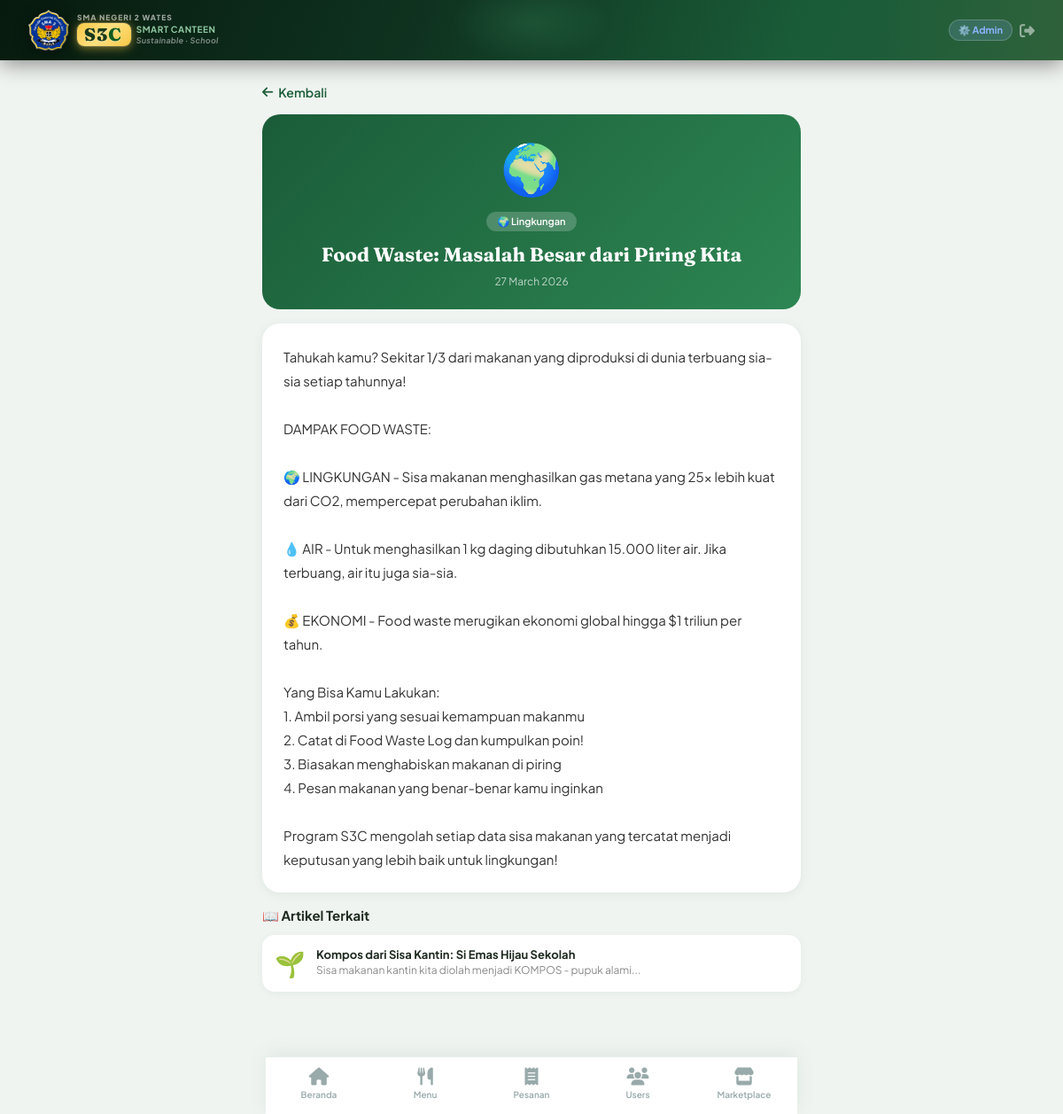
/education/2 (signed in), run on an earlier commit of the app's database.
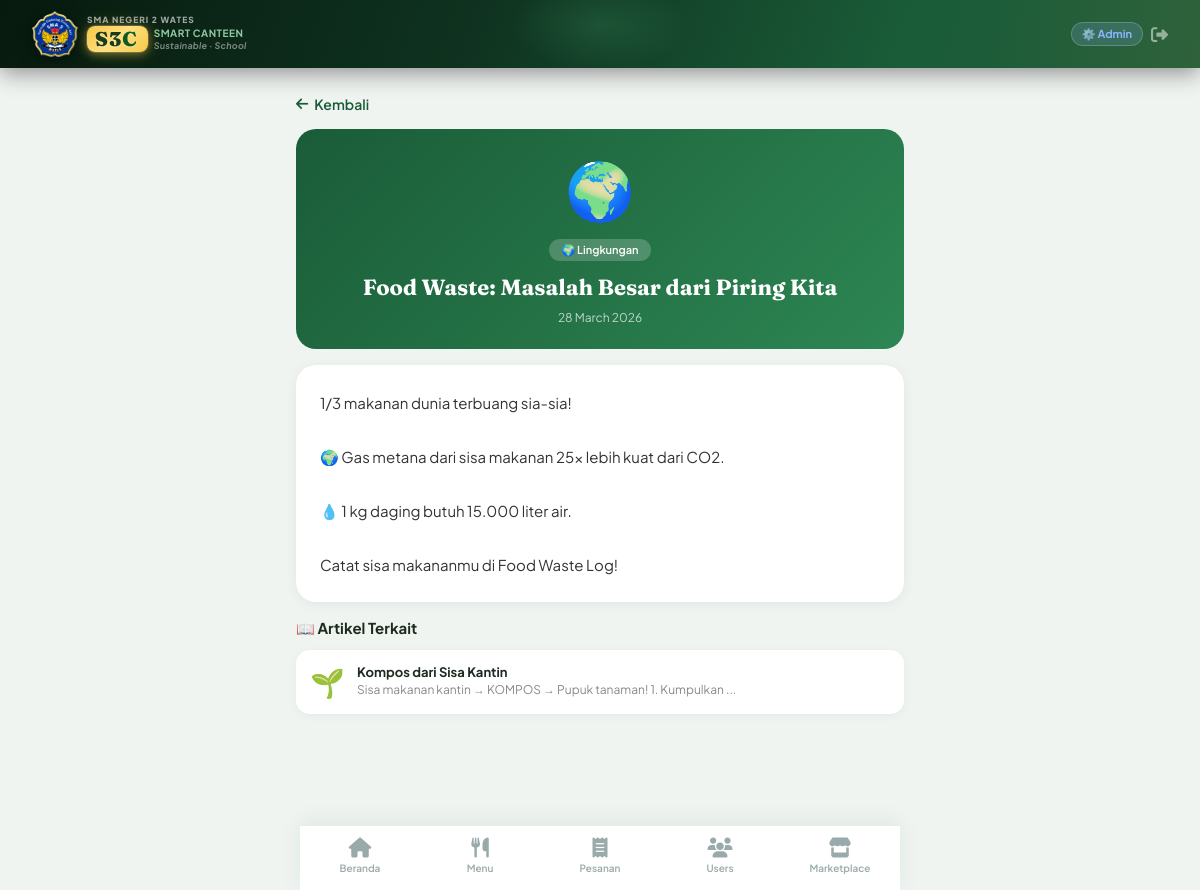
And on a later commit of the database.
### tables this page shows
CREATE TABLE education_posts (
            id INTEGER PRIMARY KEY AUTOINCREMENT,
            title TEXT NOT NULL, content TEXT NOT NULL,
            category TEXT, image_emoji TEXT DEFAULT '📚', author_id INTEGER,
            created_at TEXT DEFAULT (datetime('now'))
        );

### app.py (the view)
@app.route('/education/<int:post_id>')
def education_detail(post_id):
    if 'user_id' not in session: return redirect(url_for('login'))
    post = query_db('SELECT * FROM education_posts WHERE id=?',[post_id],one=True)
    if not post: flash('Artikel tidak ditemukan.','danger'); return redirect(url_for('education'))
    related = query_db('SELECT * FROM education_posts WHERE category=? AND id!=? LIMIT 3',[post['category'],post_id])
    return render_template('student/education_detail.html',post=post,related=related)

### app.py (called while the page is built)
def get_db():
    db = getattr(g, '_database', None)
    if db is None:
        db = g._database = sqlite3.connect(DATABASE)
        db.row_factory = sqlite3.Row
        db.execute("PRAGMA foreign_keys = ON")
    return db

@app.teardown_appcontext
def close_connection(exc):
    db = getattr(g, '_database', None)
    if db: db.close()

def query_db(q, args=(), one=False, commit=False):
    db = get_db()
    cur = db.execute(q, args)
    if commit:
        db.commit()
        return cur.lastrowid
    rv = cur.fetchall()
    return (rv[0] if rv else None) if one else rv

@app.template_filter('strftime')
def strftime_filter(s, fmt='%d %b %Y'):
    if not s: return ''
    try:    return datetime.strptime(s[:19],'%Y-%m-%d %H:%M:%S').strftime(fmt)
    except:
        try: return datetime.strptime(s[:10],'%Y-%m-%d').strftime(fmt)
        except: return s

### templates/student/education_detail.html (shortened to what this page needs)
{% extends 'base.html' %}
{% block content %}
<div style="padding:16px 16px 0;">
    <a href="{{ url_for('education') }}" style="display:inline-flex;align-items:center;gap:6px;color:#1a5c38;font-size:14px;font-weight:600;text-decoration:none;">
        <i class="fas fa-arrow-left"></i> Kembali
    </a>
</div>
<div style="padding:16px;">
    <div style="background:linear-gradient(135deg,#1a5c38,#2d8653);border-radius:20px;padding:24px;color:white;text-align:center;margin-bottom:16px;">
        <div style="font-size:56px;margin-bottom:12px;">{{ post.image_emoji }}</div>
        <span style="background:rgba(255,255,255,0.2);padding:4px 12px;border-radius:20px;font-size:11px;font-weight:600;display:inline-block;margin-bottom:12px;">
            {% if post.category == 'gizi' %}🥗 Gizi & Nutrisi{% elif post.category == 'lingkungan' %}🌍 Lingkungan{% else %}💡 Tips & Trik{% endif %}
        </span>
        <div style="font-family:'Fraunces',serif;font-size:22px;font-weight:700;line-height:1.3;">{{ post.title }}</div>
        <div style="font-size:12px;opacity:0.7;margin-top:8px;">{{ post.created_at | strftime('%d %B %Y') }}</div>
    </div>
    <div style="background:white;border-radius:20px;padding:24px;box-shadow:0 2px 12px rgba(26,92,56,0.08);">
        <div style="font-size:15px;line-height:1.8;color:#333;white-space:pre-wrap;">{{ post.content }}</div>
    </div>
</div>
{% if related %}
<div class="section" style="padding-top:0;">
    <div class="section-title">📖 Artikel Terkait</div>
    {% for r in related %}
    <a href="{{ url_for('education_detail', post_id=r.id) }}" style="text-decoration:none;">
        <div style="background:white;border-radius:14px;padding:14px;display:flex;gap:12px;box-shadow:0 2px 8px rgba(26,92,56,0.06);margin-bottom:8px;">
            <div style="font-size:28px;">{{ r.image_emoji }}</div>
            <div>
                <div style="font-weight:700;font-size:13px;color:#1e2a1f;">{{ r.title }}</div>
                <div style="font-size:12px;color:#888;margin-top:2px;">{{ r.content[:60] }}...</div>
            </div>
        </div>
    </a>
    {% endfor %}
</div>
{% endif %}
{% endblock %}

What changed in the data, as far as the page shows it:
changed education_posts "Food Waste: Masalah Besar dari Piring Kita": created_at|strftime "27 March 2026" → "28 March 2026"; content "Tahukah kamu? Sekitar 1/3 dari makanan yang diproduksi di dunia terbuang sia-sia setiap tahunnya! DAMPAK FOOD WASTE: 🌍 LINGKUNGAN - Sisa makanan menghasilkan gas metana yang 25x lebih kuat dari CO2, mempercepat perubahan iklim. 💧 AIR - Untuk menghasilkan 1 kg daging dibutuhkan 15.000 liter air. Jika terbuang, air itu juga sia-sia. 💰 EKONOMI - Food waste merugikan ekonomi global hingga $1 triliun per tahun. Yang Bisa Kamu Lakukan: 1. Ambil porsi yang sesuai kemampuan makanmu 2. Catat di Food Waste Log dan kumpulkan poin! 3. Biasakan menghabiskan makanan di piring 4. Pesan makanan yang benar-benar kamu inginkan Program S3C mengolah setiap data sisa makanan yang tercatat menjadi keputusan yang…" → "1/3 makanan dunia terbuang sia-sia! 🌍 Gas metana dari sisa makanan 25x lebih kuat dari CO2. 💧 1 kg daging butuh 15.000 liter air. Catat sisa makananmu di Food Waste Log!"
changed education_posts: title "Kompos dari Sisa Kantin: Si Emas Hijau Sekolah" → "Kompos dari Sisa Kantin"; content "Sisa makanan kantin kita diolah menjadi KOMPOS - pupuk alami" → "Sisa makanan kantin → KOMPOS → Pupuk tanaman! 1. Kumpulkan"
